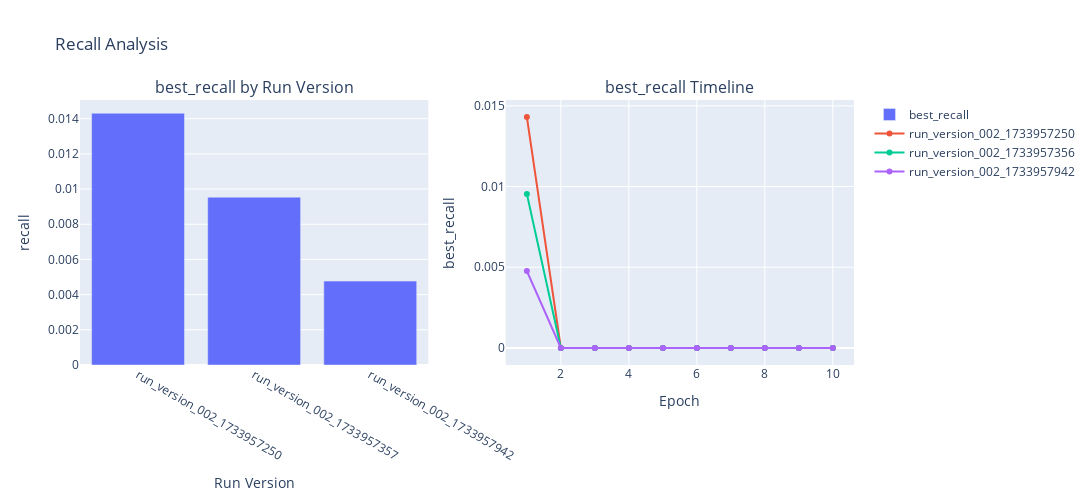

Source (notebook cell):
### Code cell
fig_recall = plot_metric_analysis(history, 'recall', metrics, 'best_recall', "Recall Analysis")

### Figure 1 — Plotly figure (JSON) as saved in the notebook; plotly's stock layout.template omitted (floating-point values rounded to 4 significant figures)
{"data": [{"name": "best_recall", "x": ["run_version_002_1733957250", "run_version_002_1733957357", "run_version_002_1733957942"], "y": [0.01431, 0.009539, 0.004769], "type": "bar", "xaxis": "x", "yaxis": "y"}, {"mode": "lines+markers", "name": "run_version_002_1733957250", "x": [1, 2, 3, 4, 5, 6, 7, 8, 9, 10], "y": [0.01431, 0.0, 0.0, 0.0, 0.0, 0.0, 0.0, 0.0, 0.0, 0.0], "type": "scatter", "xaxis": "x2", "yaxis": "y2"}, {"mode": "lines+markers", "name": "run_version_002_1733957356", "x": [1, 2, 3, 4, 5, 6, 7, 8, 9, 10], "y": [0.009539, 0.0, 0.0, 0.0, 0.0, 0.0, 0.0, 0.0, 0.0, 0.0], "type": "scatter", "xaxis": "x2", "yaxis": "y2"}, {"mode": "lines+markers", "name": "run_version_002_1733957942", "x": [1, 2, 3, 4, 5, 6, 7, 8, 9, 10], "y": [0.004769, 0.0, 0.0, 0.0, 0.0, 0.0, 0.0, 0.0, 0.0, 0.0], "type": "scatter", "xaxis": "x2", "yaxis": "y2"}], "layout": {"xaxis": {"anchor": "y", "domain": [0.0, 0.45], "title": {"text": "Run Version"}}, "yaxis": {"anchor": "x", "domain": [0.0, 1.0], "title": {"text": "recall"}}, "xaxis2": {"anchor": "y2", "domain": [0.55, 1.0], "title": {"text": "Epoch"}}, "yaxis2": {"anchor": "x2", "domain": [0.0, 1.0], "title": {"text": "best_recall"}}, "annotations": [{"font": {"size": 16}, "showarrow": false, "text": "best_recall by Run Version", "x": 0.225, "xanchor": "center", "xref": "paper", "y": 1.0, "yanchor": "bottom", "yref": "paper"}, {"font": {"size": 16}, "showarrow": false, "text": "best_recall Timeline", "x": 0.775, "xanchor": "center", "xref": "paper", "y": 1.0, "yanchor": "bottom", "yref": "paper"}], "title": {"text": "Recall Analysis"}, "height": 500, "width": 1200, "showlegend": true}}
